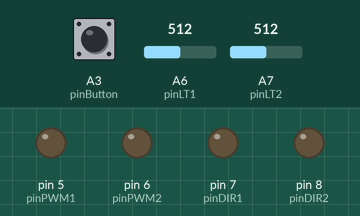
Bench run of a sketch on a simulated Arduino Nano, built with avr-gcc and run on an emulated ATmega328P. On the bench: output pins drawn as LEDs (lit = HIGH). Dashed ring = blinking. The inputs (shaded band) are chosen by the test bench; at power-on: A3 (pinButton) HIGH, A6 (pinLT1) = 512, A7 (pinLT2) = 512.

Above: at 1.2 s.
1.3 s: A3 (pinButton) pulled LOW for 0.15 s
At 2.7 s:
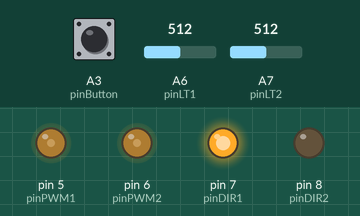
3.0 s: A6 (pinLT1) set to 757
4.5 s: A6 (pinLT1) set to 777
At 4.9 s:
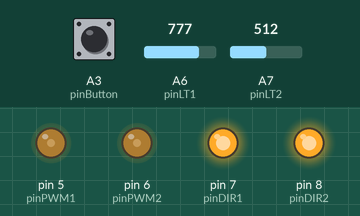
7.5 s: A7 (pinLT2) set to 758
10.5 s: A7 (pinLT2) set to 771
At 11.1 s:
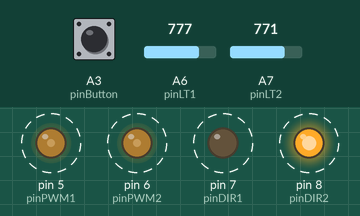
13.5 s: A6 (pinLT1) set to 716
At 13.8 s:
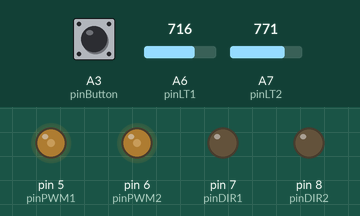
Timing chart, 0 to 16.5 s (numbered marks = the images above; inputs shaded):
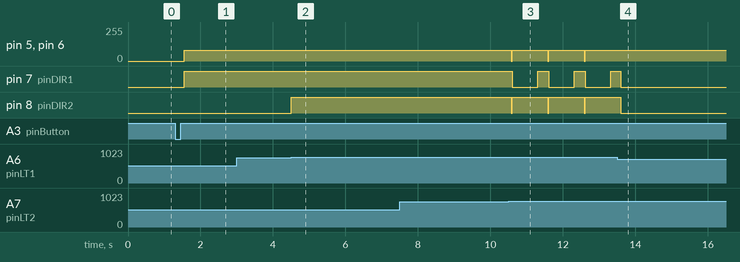

The sketch:

Jellibi-AGV-05-03-InLine-Rover2.ino
```cpp
////////////////////  버튼 핀 번호

#define pinButton     A3 // 버턴 핀 번호

//////////////  바닥의 라인트레이스 IR센서

#define pinLT1    A6 // 1번(왼쪽) IR센서 연결 핀
#define pinLT2    A7 // 2번(오른쪽) IR센서 연결 핀

// WHITE=[0~190~410]... 560 ...[710~925~1023]=BLACK
#define LT_AJDUST       60  // 빨간색 픽시의 센서값은 +60 이동
#define LT_MAX_WHITE   410 + LT_AJDUST // 흰색으로 판단하는 최대값
#define LT_MID_VALUE   560 + LT_AJDUST // 흑백 판단 경계값(중간값)
#define LT_MIN_BLACK   710 + LT_AJDUST // 검은색으로 판단하는 최소값

////////////////////  모터 1번(왼쪽)과 2번(오른쪽)

#define pinDIR1   7 // 1번(왼쪽)모터 방향 지정용 연결 핀
#define pinPWM1   5 // 1번(왼쪽)모터 속력 지정용 연결 핀

#define pinDIR2   8 // 2번(오른쪽)모터 방향 지정용 연결 핀
#define pinPWM2   6 // 2번(오른쪽)모터 속력 지정용 연결 핀

////////////////////  모터 회전 동작

#define FORWARD   0 // 전진 방향
#define BACKWARD  1 // 후진 방향

void  drive(int dir1, int power1, int dir2, int power2)
{
  boolean dirHighLow1, dirHighLow2;

  if(dir1 == FORWARD)  // 1번(왼쪽)모터 방향
    dirHighLow1 = HIGH;
  else // BACKWARD
    dirHighLow1 = LOW;

  if(dir2 == FORWARD)  // 2번(오른쪽)모터
    dirHighLow2 = LOW;
  else // BACKWARD
    dirHighLow2 = HIGH;

  digitalWrite(pinDIR1, dirHighLow1);
  analogWrite(pinPWM1, power1);

  digitalWrite(pinDIR2, dirHighLow2);
  analogWrite(pinPWM2, power2);
}

void  Forward( int power )  // 전진
{
  drive(FORWARD, power, FORWARD, power);
}

void  Backward( int power )  // 후진
{
  drive(BACKWARD, power, BACKWARD, power);
}

void  TurnLeft( int power )  // 좌회전
{
  drive(BACKWARD, power, FORWARD, power);
}

void  TurnRight( int power )  // 우회전
{
  drive(FORWARD, power, BACKWARD, power);
}

void Stop()  // 정지
{
  analogWrite(pinPWM1, 0);
  analogWrite(pinPWM2, 0);
}

////////////////////

void  setup()
{
  // 모터 제어 핀들을 모두 출력용으로 설정
  pinMode( pinDIR1, OUTPUT ); // 1번(왼쪽)모터 방향 핀
  pinMode( pinPWM1, OUTPUT ); // 1번(왼쪽)모터 속력 핀
  pinMode( pinDIR2, OUTPUT ); // 2번(오른쪽)모터 방향 핀
  pinMode( pinPWM2, OUTPUT ); // 2번(오른쪽)모터 속력 핀
}

int Power = 80;  // 기본 속력 (약간 느리게)

void  StopAndBackward() // 정지한 후 뒤로 물러나기
{
  Stop();
  delay( 30 );
  Backward( Power );
  delay( 700 );
}


// 주행 상태(이동중 또는 정지) 플래그
bool  IsDriving = false; // 처음에는 정지 상태 (UP 버튼으로 변경)


void  loop()
{
  ////////// 먼저, 버튼 눌림 체크 (버튼이 눌리면 주행 상태 변경)

  if( digitalRead(pinButton) == 0 ) // 버튼이 눌려진 상태이면
  {
    if( IsDriving ) // 만약 현재 주행중 상태이면
    {
      Stop(); // 정지

      while( digitalRead(pinButton) == 0 ) // 버튼이 올려질 때까지 대기
        delay( 10 );

      IsDriving = false; // 정지 상태로 변경
    }
    else // 만약 현재 정지 상태이면
    {
      while( digitalRead(pinButton) == 0 ) // 버튼이 올려질 때까지 대기
        delay( 10 );

      IsDriving = true; // 주행중 상태로 변경
    }
    delay( 100 ); // 0.1초 지연
  }

  ////////// 주행 상태에 따라 주행 또는 대기

  if( IsDriving ) // 현재 주행중 상태이면
  {
    int v1 = analogRead( pinLT1 );
    int v2 = analogRead( pinLT2 );

    if( (LT_MIN_BLACK < v1) && (LT_MIN_BLACK < v2) )
    { // 양쪽 IR센서 모두 검정색을 감지한 경우
      StopAndBackward(); // 살짝 뒤로 물러나기

      if( v1 > v2 )  // 만약 왼쪽이 좀 더 검은색이면
        TurnRight( Power ); // 오른쪽으로 방향 전환
      else
        TurnLeft( Power );
      delay( 356 - Power ); //
    }
    else if( v1 > LT_MIN_BLACK ) // 왼쪽(IR1)만 검정
    {
      TurnRight( Power ); // 우회전
      delay( 356 - Power );
    }
    else if( v2 > LT_MIN_BLACK ) // 오른쪽(IR2)만 검정
    {
      TurnLeft( Power ); // 좌회전
      delay( 356 - Power );
    }

    Forward( Power ); // 전진
  }
  else // 정지중 상태이면
  {
    delay( 100 );  // 0.1초 대기
  }
}
```

Measured:
- the behaviour switches between 770 and 771 on A6 (pinLT1) (found by bisection; images 1 and 2)
- the behaviour switches between 770 and 771 on A7 (pinLT2) (found by bisection; images 2 and 3)
- after the input at 1.3 s, pin 5 (pinPWM1), pin 6 (pinPWM2): 0/255 → 80/255 after 0.25 s; pin 7 (pinDIR1): LOW → HIGH after 0.25 s
- after the input at 3.0 s, every drawn part: stays the same
- after the input at 4.5 s, pin 8 (pinDIR2): LOW → HIGH at once
- after the input at 10.5 s, pin 5 (pinPWM1), pin 6 (pinPWM2): alternates 80/255 for 0.98 s and 0/255 for 0.03 s, starting after 0.08 s; pin 7 (pinDIR1): alternates HIGH for 0.31 s and LOW for 0.70 s, starting after 0.11 s; pin 8 (pinDIR2): alternates HIGH for 0.98 s and LOW for 0.03 s, starting after 0.08 s
- after the input at 13.5 s, pin 5 (pinPWM1), pin 6 (pinPWM2): stops changing and stays 80/255; pin 7 (pinDIR1), pin 8 (pinDIR2): goes on until 13.6 s, then stays LOW
